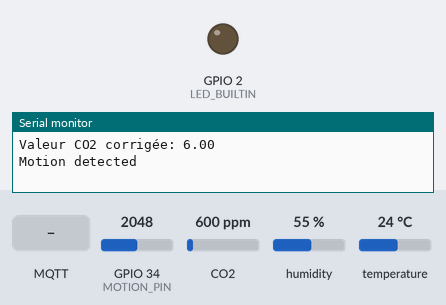
The sketch below on a simulated ESP32. Parts: output pins drawn as LEDs (lit = HIGH), the last lines printed to the serial monitor. The test bench sets the inputs (shaded band); at power-on: GPIO 34 (MOTION_PIN) = 2048, CO2 600 ppm, humidity 55 %, temperature 24 °C. WiFi joins after 1.5 s; servers stay silent unless stated; random numbers use the default seed unless the sketch sets one; no MQTT or app messages arrive unless stated.

Above: at 2.7 s.
2.8 s: MQTT message "false" arrives on the first subscribed topic
At 4.0 s:
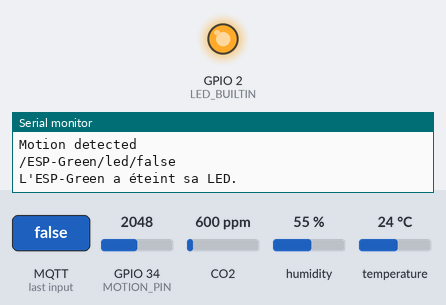
4.3 s: MQTT message "true" arrives on the first subscribed topic
At 5.3 s:
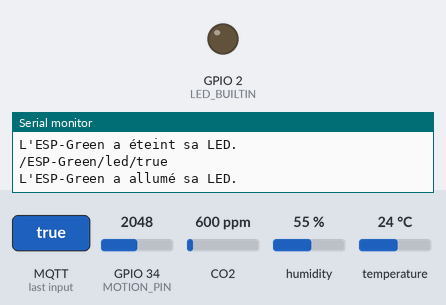
Timing chart, 0 to 7.3 s (numbered marks = the images above; inputs shaded):
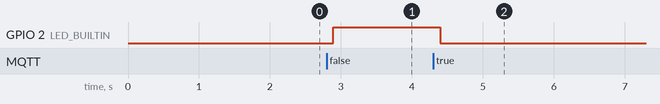

The sketch:

mqtts-master.ino
```cpp
#include <WiFi.h>
#include <PubSubClient.h>
#include <WiFiClientSecure.h>
#include <MQ135.h>
#include <DHT11.h>

// Déclaration des constantes pour les broches et les paramètres du capteur DHT11
#define DHTPIN 4 // Broche du capteur DHT11 (GPIO2 ou D4 pour ESP8266)
const int GAS_PIN = 33; // Broche analogique à laquelle le capteur MQ135 est connecté
const int MOTION_PIN = 34;

// Création d'instances des capteurs
MQ135 gasSensor = MQ135(GAS_PIN);
DHT11 dht11(DHTPIN);

int lastMotionState = LOW;
unsigned long lastMotionTime = 0;
const unsigned long MOTION_TIMEOUT = 1 * 15 * 1000; // 5 minutes en millisecondes
bool motionMessageSent = false; // Variable pour garder une trace de l'envoi du message "0"
bool motionDetectedPreviously = false; // Variable pour garder une trace de l'état précédent du capteur
unsigned long lastChangeTime = 0; // Variable pour garder une trace du dernier changement d'état

// Certificat pour la connexion sécurisée MQTT
const char* ca_cert = R"EOF(
-----BEGIN CERTIFICATE-----
MIIDXzCCAkegAwIBAgIUUqVmTigzEdD+eM3cbSmzJSAjDVYwDQYJKoZIhvcNAQEL
BQAwPzELMAkGA1UEBhMCRlIxDDAKBgNVBAgMA0JGQzEUMBIGA1UEBwwLTW9udGJl
bGlhcmQxDDAKBgNVBAoMA0lVVDAeFw0yNDA0MDIwODUwNTBaFw0yOTA0MDIwODUw
NTBaMD8xCzAJBgNVBAYTAkZSMQwwCgYDVQQIDANCRkMxFDASBgNVBAcMC01vbnRi
ZWxpYXJkMQwwCgYDVQQKDANJVVQwggEiMA0GCSqGSIb3DQEBAQUAA4IBDwAwggEK
AoIBAQCyB9umJs1hPCWJ3ARI2XN8R+dBYuLK8HPV+NRTt9AtOMh98GOddvc7OQFK
lHYERBRksKotzLvV9PPMKsqP+1cfyOUSAj/yPVgIJoBkCIsT5yfWtYlX2ZpIp11G
MwaGvG2j8ws28IZXwfMyGwYQ1eMT9pFY3ukcKAC/nLs9/sk5ja9LXLUaaKQVJD9r
elBaqLAEFFE8bmJi9gQNqXGnO5w2e8veemP7d1Sgv3qyjNM+aJRhq8Kq+1GlM4Hs
Hgt/4tCJdaaWfkv9IoJy9HbKOlg3kNB2MGab2CZCR0dMRuWeFOtgKW6dAvRx8E/h
M40oNqe1ZbZARwOeQHZckKPzF9sxAgMBAAGjUzBRMB0GA1UdDgQWBBR5BM1A0mzb
M4ZYXX76by6HHoN9CjAfBgNVHSMEGDAWgBR5BM1A0mzbM4ZYXX76by6HHoN9CjAP
BgNVHRMBAf8EBTADAQH/MA0GCSqGSIb3DQEBCwUAA4IBAQAUMXELqYKkawUiPwrU
DafNbBnggWUGAuU4oiQe8dAGk6/usLq5hx64E4SU3jECRLiK2ifzE2wlEMBeVv2e
QGZIeL6k7JTDFuS+fTvokD3SQVn5qy0VhalqQF3dmtvg7m+c6I50ZMVEBsXdniMB
tA3XTyJeSaGWGtN2SMhIYrhJjpx/NcsLDqfh07B9txKJaKtfMiMlGI5Z/3PQ/7gr
ohxPIjHvomi03C/YA7PP1CuZdzerT9z6WReXtRcG40ddsspKg6MqnxeybtP+qoT2
POZe/GCOAGGsJS6MpLYmsM3XzG3kEJggJrpAQWUvl59b9m9G1ePJ+FfE/oHyb4PE
H6gS
-----END CERTIFICATE-----
)EOF";

// Paramètres du réseau WiFi
const char* ssid = "GRP-1-IOM";
const char* password = "Porygon-Z#1";

// Paramètres MQTT
const char* MqttUser = "GRP-1-IOM";
const char* MqttPass = "Porygon-Z#1";
const char* mqtt_server = "192.168.1.50";

// Définition des topics MQTT pour chaque type de données
const char* ESPName = "ESP-Green";
char mqtt_topic_temp[50];
char mqtt_topic_hum[50];
char mqtt_topic_gas[50];
char mqtt_topic_motion[50];

// Client MQTT et connexion sécurisée
WiFiClientSecure espClient;
PubSubClient client(espClient);

void setup_wifi() {
  // Configuration de la connexion WiFi
  delay(10);
  Serial.println();
  Serial.print("Connecting to ");
  Serial.println(ssid);
  WiFi.begin(ssid, password);
  while (WiFi.status() != WL_CONNECTED) {
    delay(500);
    Serial.print(".");
  }
  randomSeed(micros());
  Serial.println("");
  Serial.println("WiFi connected");
  Serial.println("IP address: ");
  Serial.println(WiFi.localIP());
}

// Fonction de réception des messages MQTT
void onMqttMessage(char* topic, byte* payload, unsigned int length) {
  //Serial.print("Message reçu [");
  Serial.print(topic);
  //Serial.print("] ");

  // Convertir le payload en une chaîne de caractères
  String payloadStr = "";
  for (int i = 0; i < length; i++) {
    payloadStr += (char)payload[i];
  }
  Serial.println(payloadStr);
    char buffer[40];
  // Comparer la chaîne de caractères du payload avec "true" ou "false"
  if(payloadStr == "true"){
    // Allumer la LED
    digitalWrite(LED_BUILTIN, LOW);
    sprintf(buffer, "L'%s a allumé sa LED.", ESPName);
  } else if(payloadStr == "false"){
    // Eteindre la LED
    digitalWrite(LED_BUILTIN, HIGH);
    sprintf(buffer, "L'%s a éteint sa LED.", ESPName);
  }
  Serial.println(buffer);
}

void reconnect() {
  // Tentative de reconnexion
  while (!client.connected()) {
    Serial.print("Attempting MQTT connection...");
    // Génération d'un ID client aléatoire
    String clientId = "ESP8266Client-";
    clientId += String(random(0xffff), HEX);
    // Tentative de connexion
    if (client.connect(clientId.c_str(), MqttUser, MqttPass)) {
      char SubTopic[50];
      sprintf(SubTopic, "/%s/led/", ESPName);
      client.subscribe(SubTopic);
    } else {
      Serial.print("failed, rc=");
      Serial.println(client.state());
      Serial.println(" try again in 5 seconds");
      // Attente avant nouvelle tentative
      delay(5000);
    }
  }
}

void setup() {
  // Initialisation de la communication série
  Serial.begin(115200);
  // Configuration du réseau WiFi
  setup_wifi();

  //Configuration du certificat
  espClient.setCACert(ca_cert);

  // Configuration du client MQTT
  client.setServer(mqtt_server, 8883);
  client.setCallback(onMqttMessage);

  // Configuration des topics MQTT
  sprintf(mqtt_topic_temp, "/%s/Temperature/", ESPName); // Topic pour la température
  sprintf(mqtt_topic_hum, "/%s/Humidity/", ESPName); // Topic pour l'humidité
  sprintf(mqtt_topic_gas, "/%s/Gas/", ESPName); // Topic pour le CO2
  sprintf(mqtt_topic_motion, "/%s/Motion/", ESPName); // Topic pour le Mouvement

  // Configuration de la led interne
  pinMode(LED_BUILTIN, OUTPUT);
}

void loop() {
  // Boucle principale du programme
  if (!client.connected()) {
    reconnect();
  }
  client.loop();
  sensorGTH();
  // Pause avant la prochaine lecture
  // 1 minute
  for(int i =0; i < 300; i++){
    client.loop();

  // Lecture de la valeur du capteur de mouvement
  int motionDetected = (analogRead(MOTION_PIN) > 900) ? HIGH : LOW;
  unsigned long currentTime = millis();

  if (motionDetected != lastMotionState) {
    lastMotionState = motionDetected;
    lastMotionTime = currentTime;
    if (motionDetected == HIGH) {
      // Si un mouvement est détecté
      Serial.println("Motion detected");
      if (!motionDetectedPreviously) {
        // Si c'est le premier mouvement détecté depuis la dernière détection
        client.publish(mqtt_topic_motion, "1"); // Envoyer un message MQTT
        motionDetectedPreviously = true;
      }
    }
  } else if (motionDetected == LOW && currentTime - lastMotionTime >= MOTION_TIMEOUT && !motionMessageSent) {
    // Si aucun mouvement n'est détecté depuis un certain temps et qu'aucun message "0" n'a été envoyé
    Serial.println("No motion detected for 5 minutes.");
    client.publish(mqtt_topic_motion, "0"); // Envoyer un message MQTT
    motionDetectedPreviously = false;
    motionMessageSent = true;
  } else if (motionDetected == HIGH && currentTime - lastMotionTime >= MOTION_TIMEOUT) {
    // Si un mouvement est détecté depuis un certain temps
    Serial.println("Du mouvement depuis 5 minutes");
    client.publish(mqtt_topic_motion, "1"); // Envoyer un message MQTT
    lastMotionTime = currentTime;
  } else if (motionDetected == HIGH) {
    // Si un mouvement est détecté
    motionMessageSent = false;
  }

  delay(100);
  }
}

void sensorGTH(){
  delay(100);
  client.loop();
  // Lecture de la température et de l'humidité
  int temperature = 0;
  int humidity = 0;
  int result = dht11.readTemperatureHumidity(temperature, humidity);

  // Vérification de la lecture du capteur DHT11
  if (result == 0) {
    // Affichage des valeurs sur le moniteur série
    Serial.print("Température: ");
    Serial.print(temperature);
    Serial.print(" °C\tHumidité: ");
    Serial.print(humidity);
    Serial.println(" %");

    // Publication des valeurs de température et d'humidité sur MQTT
    client.loop();
    client.publish(mqtt_topic_temp, String(temperature).c_str());
    client.loop();
    client.publish(mqtt_topic_hum, String(humidity).c_str());
  } else {
    // Affichage du message d'erreur
    Serial.println(DHT11::getErrorString(result));
  }

  // Lecture de la valeur corrigée de CO2
  float ppm = gasSensor.getCorrectedPPM(temperature, humidity);
  ppm = ppm/100;
  // Affichage de la valeur sur le moniteur série
  Serial.print("Valeur CO2 corrigée: ");
  Serial.println(ppm);

  // Publication de la valeur de CO2 sur MQTT
  client.loop();
  client.publish(mqtt_topic_gas, String(ppm).c_str());
}
```

Measured:
- after the input at 2.8 s, GPIO 2 (LED_BUILTIN): LOW → HIGH after 0.09 s
- after the input at 4.3 s, GPIO 2 (LED_BUILTIN): HIGH → LOW after 0.10 s
